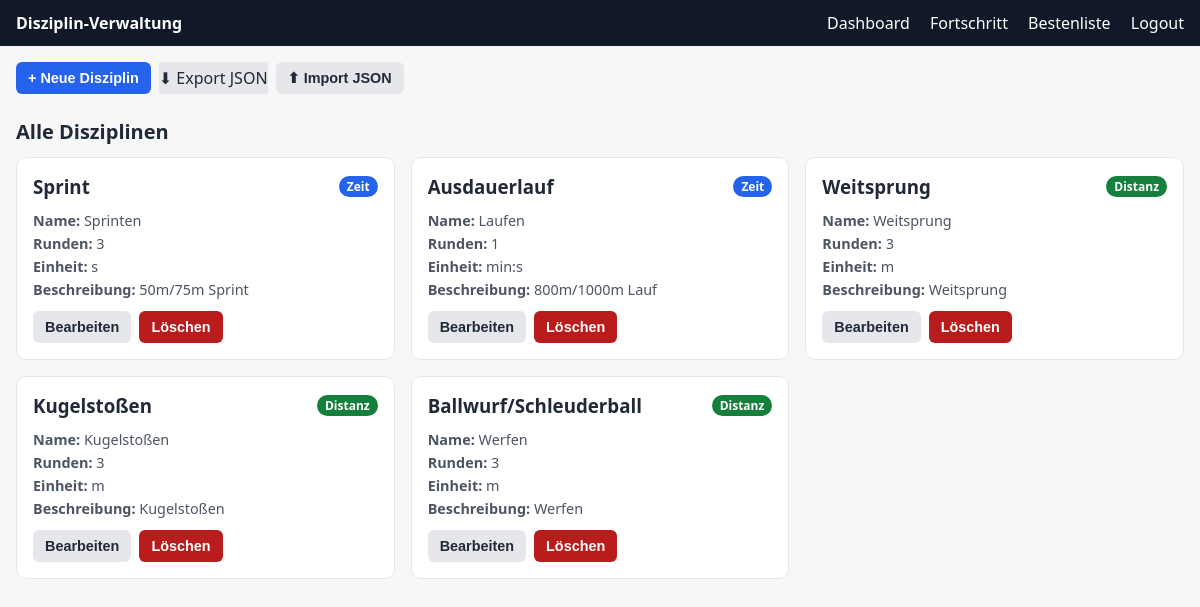
Page /admin/disziplinen (signed in) on the committed database.
### tables this page shows
CREATE TABLE Disziplinen (
                id INTEGER PRIMARY KEY AUTOINCREMENT,
                name TEXT NOT NULL UNIQUE,
                display_name TEXT,
                result_format TEXT NOT NULL CHECK (result_format IN ('time', 'distance')) DEFAULT 'distance',
                num_rounds INTEGER NOT NULL CHECK (num_rounds BETWEEN 1 AND 5) DEFAULT 3,
                unit TEXT DEFAULT 'm',
                description TEXT,
                sort_order INTEGER DEFAULT 0,
                created_at DATETIME DEFAULT CURRENT_TIMESTAMP,
                updated_at DATETIME DEFAULT CURRENT_TIMESTAMP
            );

### app/routes/auth.py (the view)
@auth_bp.route("/admin/disziplinen", methods=["GET"])
def admin_disziplinen():
    if not _require_admin():
        return redirect(url_for("auth.login"))
    db = get_db()
    disziplinen = db.get_disziplinen()
    return render_template("admin_disziplinen.html", disziplinen=disziplinen)

### app/__init__.py (called while the page is built)
def create_app():
    config_cls = get_config()
    app = Flask(__name__)
    app.config.from_object(config_cls)
    csrf.init_app(app)
    @app.teardown_appcontext
    def close_db(_exc=None):
        db = g.pop("db", None)
        if db is not None:
            db.close()
    def get_db():
        if "db" not in g:
            db_path = app.config.get("DB_PATH")
            g.db = Database(path=db_path)
        return g.db
    app.get_db = get_db
    globals()["get_db"] = get_db
    @app.context_processor
    def inject_csrf_token():
        return {"csrf_token": generate_csrf}
    from .routes.auth import auth_bp
    from .routes.input import input_bp
    app.register_blueprint(auth_bp)
    app.register_blueprint(input_bp)
    return app

### app/database/database.py (called while the page is built)
    def _ensure_unique_constraints(self):
        self.cursor.execute(
            """
            CREATE INDEX IF NOT EXISTS idx_ergebnis_schueler_disziplin
            ON Schueler_Disziplin_Ergebnis (SchuelerID, Disziplin, ErgebnisNR, created_at DESC)
            """
        )
        self.cursor.execute(
            """
            CREATE INDEX IF NOT EXISTS idx_schueler_riege
            ON Schueler (RiegenfuehrerID)
            """
        )
        self.connection.commit()

    def stop_auto_backup(self):
        if Database._backup_stop_event:
            Database._backup_stop_event.set()

    def close(self):
        self.stop_auto_backup()
        self.connection.close()

### app/routes/auth.py (called while the page is built, shortened)
def _require_admin():
    return session.get("role") == "admin"

def _seed_default_pin():
    seeded_flag = "_DEFAULT_PIN_SEEDED"
    if current_app.config.get(seeded_flag):
        return

@auth_bp.before_app_request
def _before_request_seed_pin():
    _seed_default_pin()

### app/templates/admin_disziplinen.html (shortened to what this page needs)
<!doctype html>
<html lang="de">
    <head>
    </head>
    <body>
        <header>
            <div><strong>Disziplin-Verwaltung</strong></div>
            <nav>
                <a href="/admin">Dashboard</a>
                <a href="/dashboard">Fortschritt</a>
                <a href="/stats">Bestenliste</a>
                <a href="/logout">Logout</a>
            </nav>
        </header>
        <main>
            <div class="toolbar">
                <button class="btn-primary" onclick="openCreateModal()">
                    + Neue Disziplin
                </button>
                <a
                    href="/admin/disziplinen/export"
                    class="btn-secondary"
                    style="
                        text-decoration: none;
                        display: inline-flex;
                        align-items: center;
                    "
                >
                    ⬇ Export JSON
                </a>
                <div class="file-input-wrapper">
                    <button class="btn-secondary">⬆ Import JSON</button>
                </div>
            </div>
            <h2>Alle Disziplinen</h2>
            {% if disziplinen %}
            <div class="grid" id="disziplinen-grid">
                {% for d in disziplinen %}
                <div class="card" data-id="{{ d.id }}">
                    <h3>
                        <span>{{ d.display_name or d.name }}</span>
                        <span class="badge {{ d.result_format }}">
                            {{ 'Zeit' if d.result_format == 'time' else
                            'Distanz' }}
                        </span>
                    </h3>
                    <p><strong>Name:</strong> {{ d.name }}</p>
                    <p><strong>Runden:</strong> {{ d.num_rounds }}</p>
                    <p><strong>Einheit:</strong> {{ d.unit }}</p>
                    {% if d.description %}
                    <p><strong>Beschreibung:</strong> {{ d.description }}</p>
                    {% endif %}
                    <div class="actions">
                        <button
                            class="btn-secondary"
                            onclick="openEditModal({{ d.id }})"
                        >
                            Bearbeiten
                        </button>
                        <button
                            class="btn-danger"
                            onclick="deleteDisziplin({{ d.id }}, '{{ d.name }}')"
                        >
                            Löschen
                        </button>
                    </div>
                </div>
                {% endfor %}
            </div>
            {% endif %}
        </main>
    </body>
</html>

### app/templates/admin_disziplinen.html (style rules this page uses)
:root { --primary: #2563eb; --success: #15803d; --danger: #b91c1c; --warning: #d97706; --gray-100: #f3f4f6; --gray-200: #e5e7eb; --gray-600: #4b5563; --gray-800: #1f2937; }
* { box-sizing: border-box; }
body { font-family: system-ui, -apple-system, sans-serif; margin: 0; background: #f7f7f8; color: var(--gray-800); }
header { background: #111827; color: #fff; padding: 12px 16px; display: flex; justify-content: space-between; align-items: center; }
header a { color: #fff; text-decoration: none; margin-left: 16px; }
main { padding: 16px; max-width: 1200px; margin: 0 auto; }
h2 { margin: 24px 0 12px; font-size: 1.25rem; }
.grid { display: grid; grid-template-columns: repeat(auto-fit, minmax(320px, 1fr)); gap: 16px; }
.card { background: #fff; border: 1px solid var(--gray-200); border-radius: 10px; padding: 16px; }
.card h3 { margin: 0 0 12px; display: flex; justify-content: space-between; align-items: center; }
.card p { margin: 4px 0; color: var(--gray-600); font-size: 0.9rem; }
.badge { display: inline-block; padding: 2px 8px; border-radius: 999px; font-size: 0.75rem; font-weight: 700; color: #fff; }
.badge.time { background: var(--primary); }
.badge.distance { background: var(--success); }
.actions { display: flex; gap: 8px; margin-top: 12px; }
button { border: none; border-radius: 6px; padding: 8px 12px; font-weight: 600; cursor: pointer; font-size: 0.9rem; }
.btn-primary { background: var(--primary); color: #fff; }
.btn-secondary { background: var(--gray-200); color: var(--gray-800); }
.btn-danger { background: var(--danger); color: #fff; }
.toolbar { display: flex; gap: 8px; margin-bottom: 16px; flex-wrap: wrap; }
.file-input-wrapper { position: relative; overflow: hidden; display: inline-block; }

### rows in the picture
Disziplinen: display_name "Sprint", result_format "Zeit", name "Sprinten", num_rounds "3", unit "s", description "50m/75m Sprint"
Disziplinen: display_name "Ausdauerlauf", result_format "Zeit", name "Laufen", num_rounds "1", unit "min:s", description "800m/1000m Lauf"
Disziplinen: display_name "Weitsprung", result_format "Distanz", name "Weitsprung", num_rounds "3", unit "m", description "Weitsprung"
Disziplinen: display_name "Kugelstoßen", result_format "Distanz", name "Kugelstoßen", num_rounds "3", unit "m", description "Kugelstoßen"
Disziplinen: display_name "Ballwurf/Schleuderball", result_format "Distanz", name "Werfen", num_rounds "3", unit "m", description "Werfen"
